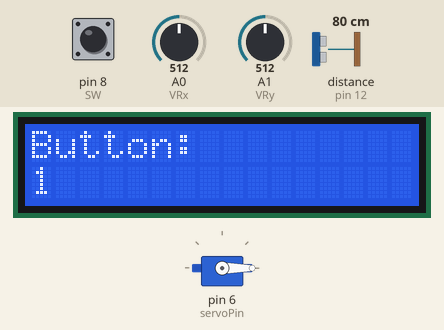
Simulated run of this sketch. Board: Arduino Uno, built with avr-gcc and run on an emulated ATmega328P. On the bench: servo, 16×2 character LCD. Wiring (inferred from the names in the program): ultrasonic range finder: trigger pin 13; echo pin 12. Inputs (shaded band) come from the test bench; at power-on: distance to the obstacle (sensor on pin 12) 80 cm, A0 (VRx) = 512, A1 (VRy) = 512, pin 8 (SW) HIGH. The echo pulse lasts 58.3 µs per cm; what the sketch prints to the serial monitor is not drawn.

Above: at 1.2 s.
1.3 s: distance to the obstacle (sensor on pin 12) set to 7 cm
2.8 s: distance to the obstacle (sensor on pin 12) set to 4 cm
At 3.8 s:
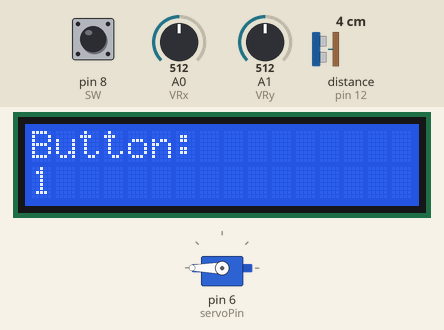
4.3 s: A0 (VRx) set to 716
At 5.5 s:
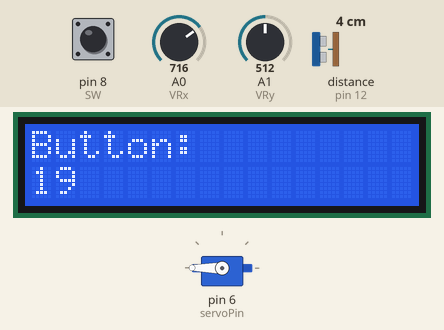
5.8 s: A1 (VRy) set to 306
At 7.0 s:
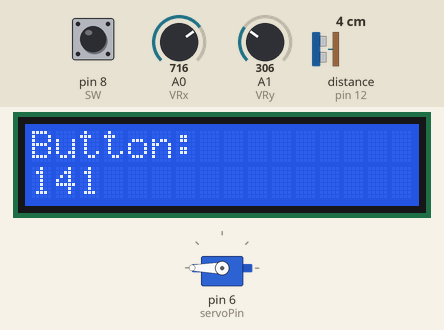
7.3 s: A1 (VRy) set to 716
At 8.1 s:
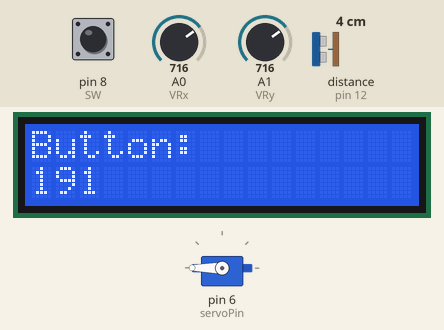
10.3 s: pin 8 (SW) pulled LOW for 0.2 s
At 10.47 s:
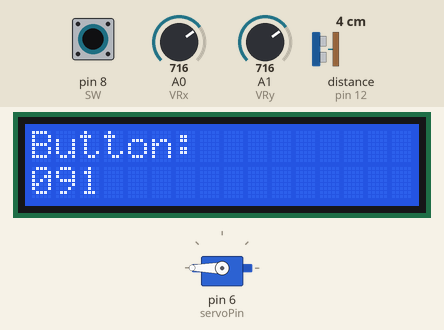
Timing chart, 0 to 13.0 s (numbered marks = the images above; inputs shaded):
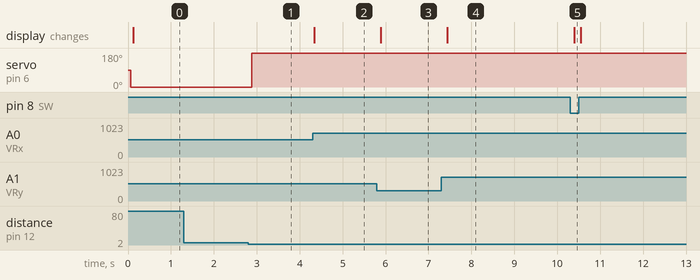

The sketch:

LCD__Servo__Joystick.ino
```cpp
#include <NewPing.h>
#include <Servo.h>
#include <LiquidCrystal.h>
LiquidCrystal LCD(10,9,5,4,3,2);

int VRx = A0;
int VRy = A1;
int SW = 8;

int servoPin = 6;

int trig = 13;
int echo = 12;
int distance;

//100 = maxDistance
NewPing sonar(trig, echo, 100);
Servo servo;

int xPosition = 0;
int yPosition = 0;
int SW_state = 0;
int mapX = 0;
int mapY = 0;

void setup() {
  // put your setup code here, to run once:
  Serial.begin(9600);

  servo.attach(servoPin);

  LCD.begin(16,2);

pinMode(trig, OUTPUT);
pinMode(echo, INPUT);

  pinMode(VRx, INPUT);
  pinMode(VRy, INPUT);
  pinMode(SW, INPUT_PULLUP);
}

void loop() {
  // put your main code here, to run repeatedly:


long duration, distance;
digitalWrite(trig, LOW);
delayMicroseconds(2);
digitalWrite(trig, HIGH);
delayMicroseconds(10);
digitalWrite(trig, LOW);
duration = pulseIn(echo, HIGH);
distance = (duration/2) / 29.1;
if (distance < 5) {
Serial.println("the distance is less than 5");
servo.write(180);
}
else {
servo.write(0);
}
if (distance > 180 || distance <= 0){
Serial.println("The distance is more than 180");
}
else {
Serial.print(distance);
Serial.println(" cm");
}
delay(50);

  xPosition = analogRead(VRx);
  yPosition = analogRead(VRy);
  SW_state = digitalRead(SW);
  mapX = map(xPosition, 0, 1023, -100, 100);
  mapY = map(yPosition, 0, 1023, -100, 100);

  Serial.print("X: ");
  Serial.print(mapX);
  Serial.print("Y: ");
  Serial.print(mapY);
  Serial.print("Button: ");
  Serial.print(SW_state);

  LCD.setCursor(0,0);
  LCD.print("X: ");
  LCD.setCursor(0,1);
  LCD.print(mapX);

//  LCD.clear(100);

  LCD.setCursor(0,0);
  LCD.print("Y: ");
  LCD.setCursor(0,1);
  LCD.print(mapY);

//  LCD.clear(100);

  LCD.setCursor(0,0);
  LCD.print("Button: ");
  LCD.setCursor(0,1);
  LCD.print(SW_state);
  delay(100);

//  LCD.clear(100);
}
```

Measured:
- the behaviour switches between 6 and 5 cm on distance to the obstacle (sensor on pin 12) (found by bisection; images 0 and 1)
- after the input at 1.3 s, every drawn part: stays the same
- after the input at 2.8 s, servo on pin 6 (servoPin): 0° → 180° after 0.09 s
- after the input at 4.3 s, the display: changes at once (image 2)
- after the input at 5.8 s, the display: changes after 0.09 s (image 3)
- after the input at 7.3 s, the display: changes after 0.14 s (image 4)
- after the input at 10.3 s, the display: changes after 0.10 s (image 5)
